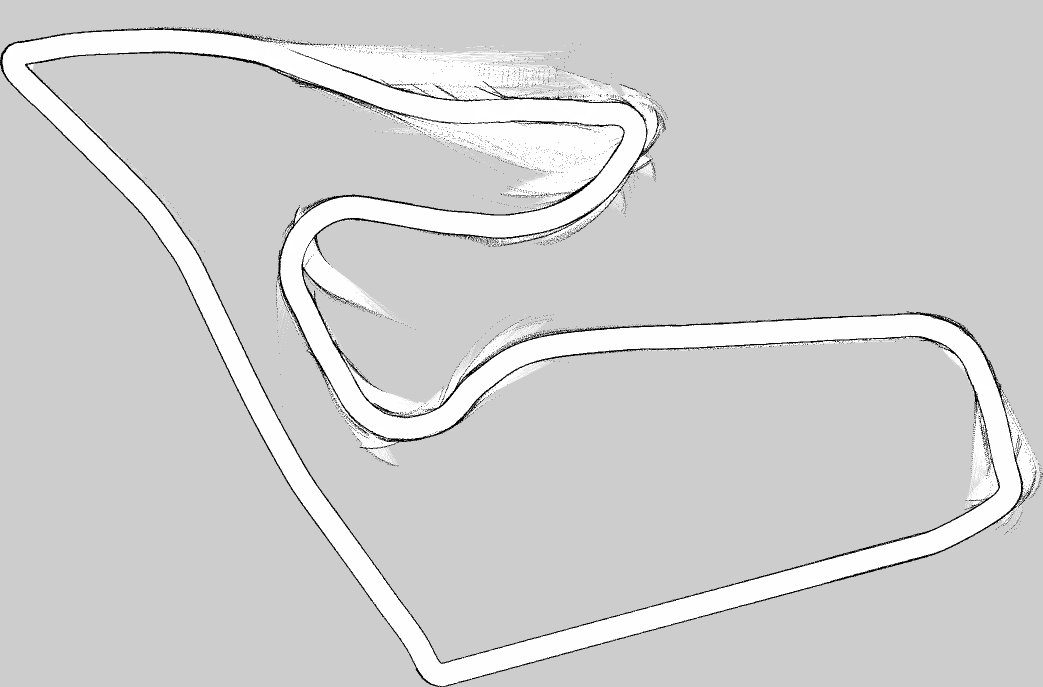
#> input picture maps/Spielberg_slam.pgm, 2085 x 1374 px (shown at 1/2 size)
$ python extend_pgm.py ../maps/Spielberg_slam.pgm out.png
#> lines starting #> are read from the running program, lines starting #| are printed output that depends on the picture
#!/usr/bin/env python3
"""
PGM P5 Map Extender
Extends a PGM P5 format image of any size to exactly 1600x1600 pixels.
"""

from PIL import Image
import numpy as np
import argparse

def extend_pgm_to_1600x1600(input_path, output_path, background_value=0):
    """
    Extends a PGM P5 image to 1600x1600 pixels, placing the original image in the center.

    Args:
        input_path (str): Path to the input PGM P5 file
        output_path (str): Path to save the output PGM P5 file
        background_value (int): Grayscale value for the background (0-255)
    """
#> called with input_path = '../maps/Spielberg_slam.pgm', output_path = 'out.png', background_value = 0
    # Open the PGM image using Pillow
    img = Image.open(input_path)
#> img is the input picture: PIL image 2085x1374 L; min 0, max 255, mean 208.3

    # Ensure the image is in grayscale mode
    if img.mode != 'L':
        img = img.convert('L')

    # Get original dimensions
    width, height = img.size
#> width = 2085; height = 1374

    # Create a new 1600x1600 image with the background color
    new_img = Image.new('L', (1600, 1600), background_value)
#> new_img: PIL image 1600x1600 L; every value is 0

    # Calculate position to paste the original (centered)
    paste_position = ((1600 - width) // 2, (1600 - height) // 2)
#> paste_position = (-243, 113)

    # Paste the original image onto the new canvas
    new_img.paste(img, paste_position)
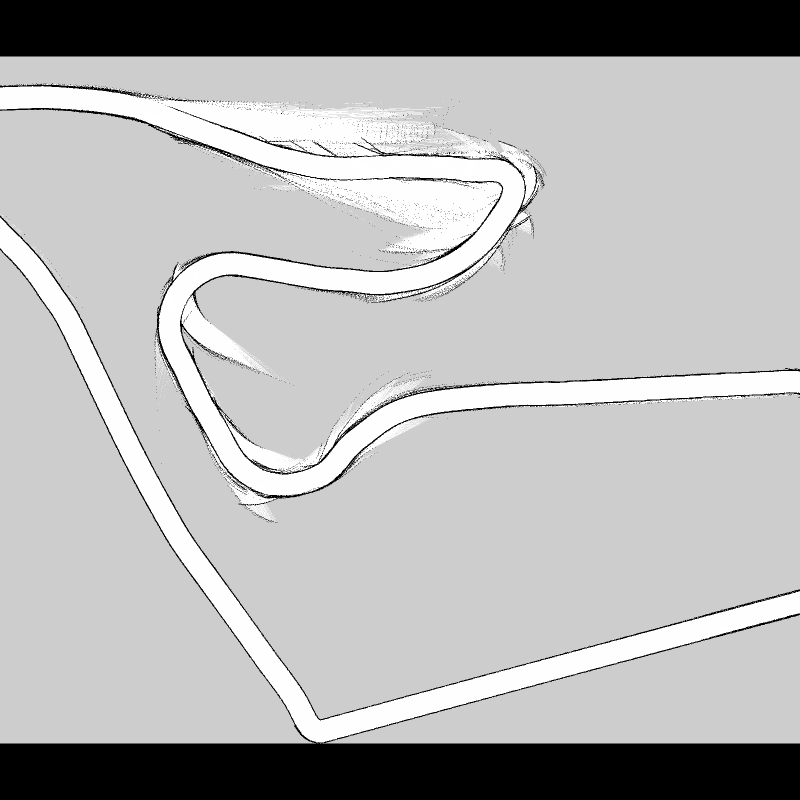
#> new_img: PIL image 1600x1600 L (shown at 1/2 size); min 0, max 255, mean 179.2

    # Convert to numpy array for custom PGM P5 writing
    new_img_data = np.array(new_img)

    # Write as PGM P5 format
    write_pgm_p5(output_path, new_img_data)

def write_pgm_p5(file_path, img_data, max_val=255):
    """
    Writes a numpy array as a PGM P5 (binary) format file.

    Args:
        file_path (str): Path to save the PGM P5 file
        img_data (numpy.ndarray): 2D array of grayscale values
        max_val (int): Maximum grayscale value (typically 255)
    """
    with open(file_path, 'wb') as f:
        # Write header
        f.write(b'P5\n')
        f.write(f"{img_data.shape[1]} {img_data.shape[0]}\n".encode())
        f.write(f"{max_val}\n".encode())

        # Write image data
        f.write(img_data.tobytes())

def main():
    parser = argparse.ArgumentParser(description='Extend a PGM P5 image to 1600x1600 pixels')
    parser.add_argument('input', help='Input PGM P5 file path')
    parser.add_argument('output', help='Output PGM P5 file path')
    parser.add_argument('--bg', type=int, default=0,
                        help='Background grayscale value (0-255, default: 0)')

    args = parser.parse_args()

    # Validate background value
    if args.bg < 0 or args.bg > 255:
        parser.error("Background value must be between 0 and 255")

    extend_pgm_to_1600x1600(args.input, args.output, args.bg)
    print(f"Extended image saved to {args.output}")

if __name__ == "__main__":
    main()

$ run again, on maps/bigassmap.pgm
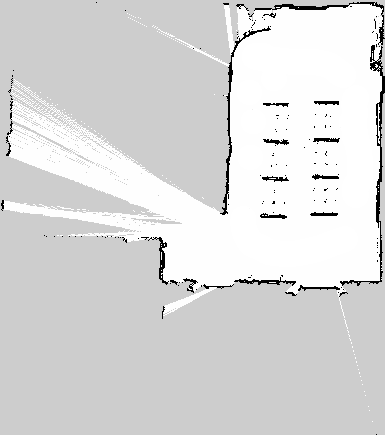
#> input picture maps/bigassmap.pgm, 385 x 435 px
#> in extend_pgm_to_1600x1600, img is the input picture: PIL image 385x435 L; min 0, max 255, mean 216.9
#> in extend_pgm_to_1600x1600, `new_img.paste(img, paste_position)`:
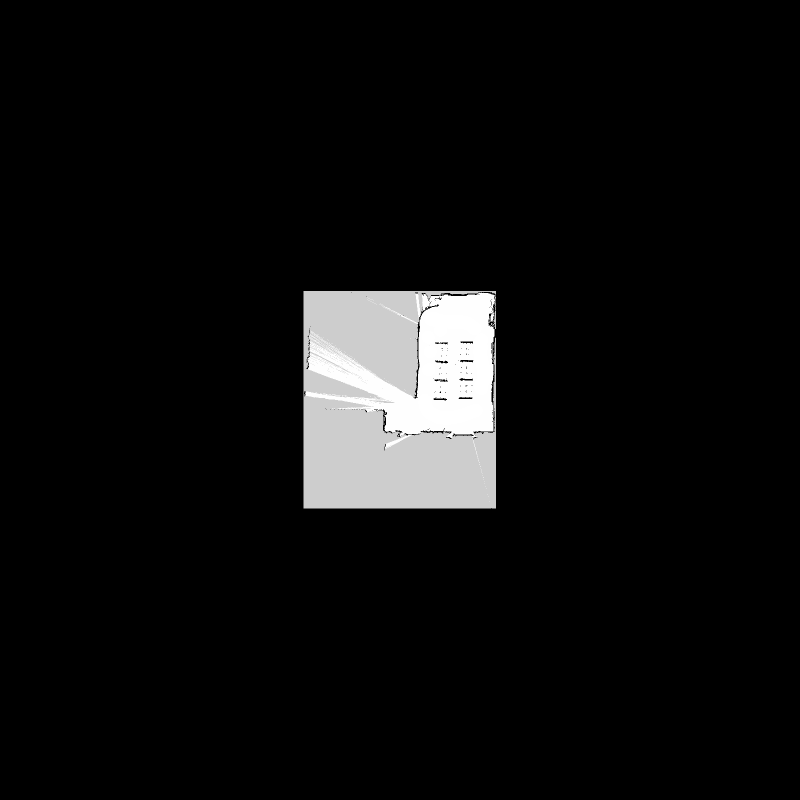
#> new_img: PIL image 1600x1600 L (shown at 1/2 size); min 0, max 255, mean 14.2
